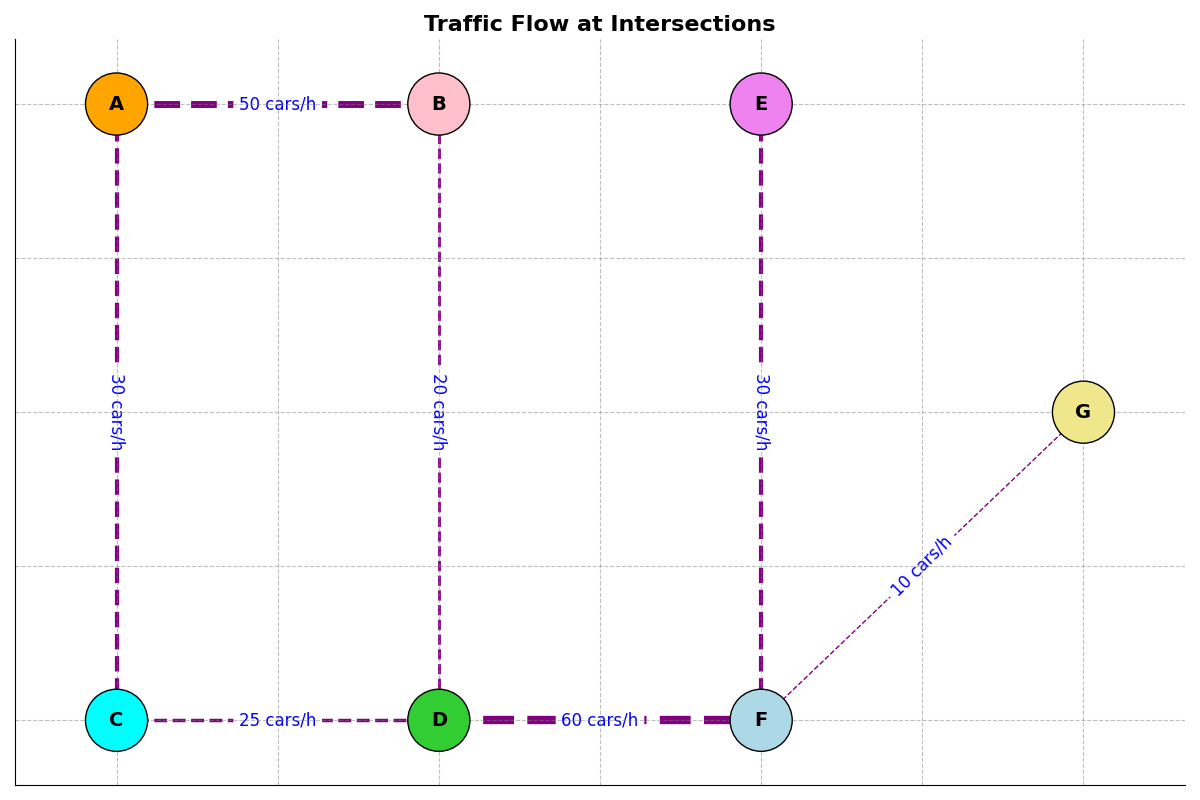

Python code for this plot:
import matplotlib.pyplot as plt
import networkx as nx

intersections = ['A', 'B', 'C', 'D', 'E', 'F', 'G']

traffic_routes = [
    ('A', 'B', 50),
    ('A', 'C', 30),
    ('B', 'D', 20),
    ('C', 'D', 25),
    ('D', 'F', 60),
    ('E', 'F', 30),
    ('F', 'G', 10)
]

G = nx.Graph()
G.add_nodes_from(intersections)

for route in traffic_routes:
    G.add_edge(route[0], route[1], weight=route[2])

edge_widths = [G[u][v]['weight'] / 10 for u, v in G.edges()]

pos = {
    'A': (0, 3), 'B': (2, 3), 'C': (0, 1),
    'D': (2, 1), 'E': (4, 3), 'F': (4, 1),
    'G': (6, 2)
}

plt.figure(figsize=(12, 8))

# Altered node colors and sizes
node_colors = ['orange', 'pink', 'cyan', 'limegreen', 'violet', 'lightblue', 'khaki']
nx.draw_networkx_nodes(G, pos, node_color=node_colors, node_size=2000, edgecolors='k')

# Altered edge color and style
nx.draw_networkx_edges(G, pos, edge_color='purple', width=edge_widths, style='dashed')
nx.draw_networkx_labels(G, pos, font_size=14, font_weight='bold')

# Altered edge label color
edge_labels = {(u, v): f"{G[u][v]['weight']} cars/h" for u, v in G.edges()}
nx.draw_networkx_edge_labels(G, pos, edge_labels=edge_labels, font_size=12, font_color='blue')

plt.title('Traffic Flow at Intersections', fontsize=16, weight='bold')

# Added grid and border alterations
plt.grid(True, linestyle='--', color='gray', alpha=0.5)
plt.gca().spines['top'].set_color('none')
plt.gca().spines['right'].set_color('none')

plt.axis('on')
plt.tight_layout()

plt.show()
